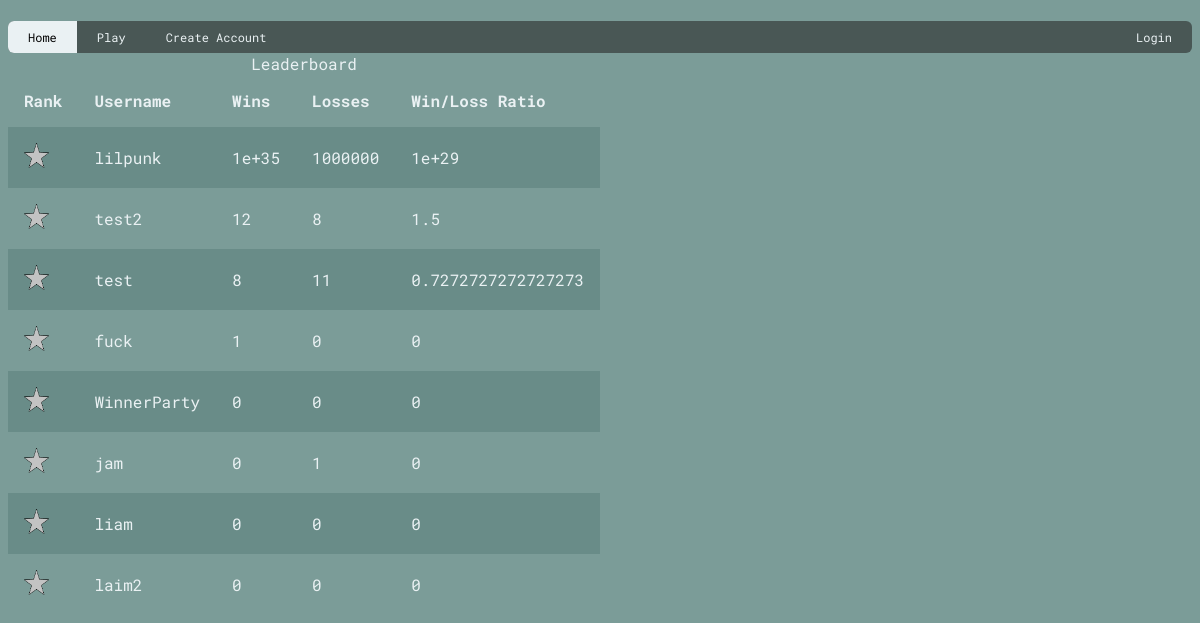
Before: / with the older database file.
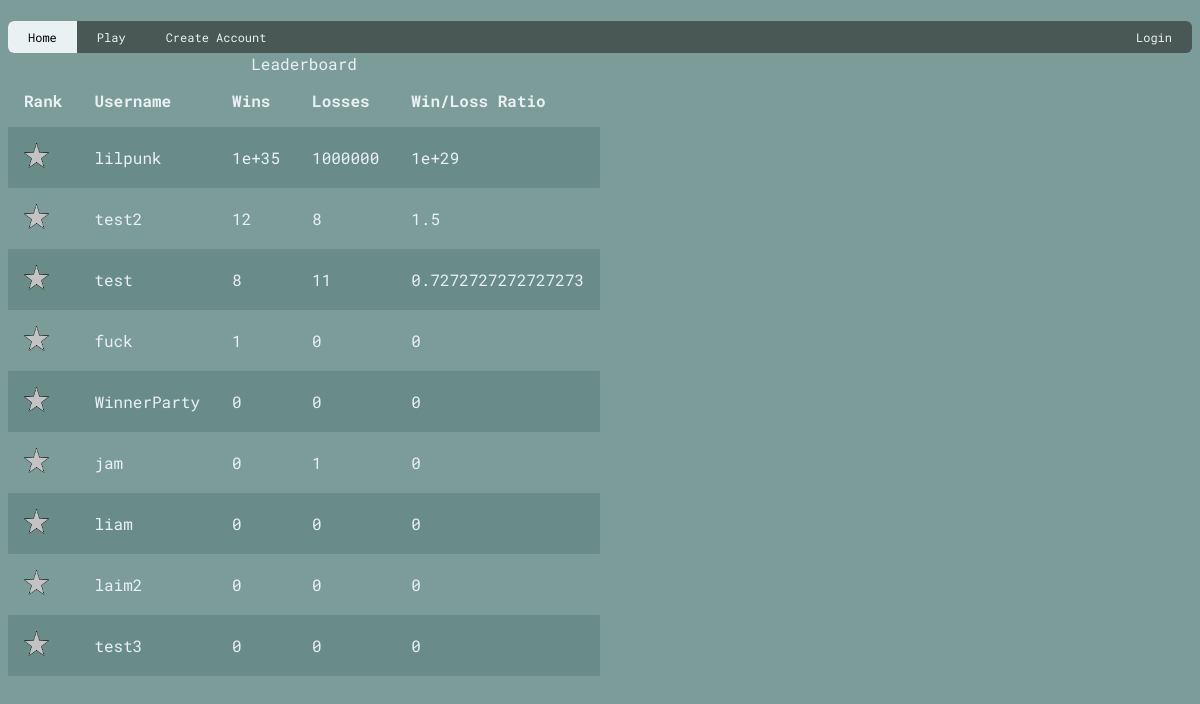
After: the same page with the newer database file.
### models.py (models this page shows)
class users(db.Model):
    __tablename__ = 'user'
    userId = db.Column(db.Integer, primary_key = True)
    username = db.Column(db.String)
    password = db.Column(db.String)
    gamesWon = db.Column(db.Integer)
    gamesLost = db.Column(db.Integer)
    sessionId = db.Column(db.Integer)

### main.py (the view)
@app.route('/')
def home():
    users = (models.users.query.order_by(models.users.gamesWon.desc()).all())
    length = len(users)
    upper_split = int((length/100) * 20)
    lower_split = int((length/100) * 70)
    upper_quart = users[:(upper_split)]
    middle_quart = users[(upper_split):(lower_split)]
    lower_quart = users[(lower_split):]
    print(upper_quart, middle_quart, lower_quart)
    upper_users = models.user_to_picture.query.filter(models.user_to_picture.userId == upper_quart)
    upper_users.pictureRef = 1
    db.session.commit()
    return render_template('home.html', users=users)

### main.py (called while the page is built)
@app.context_processor
def add_current_user(): # function to create a user session
    if session.get('user'): # if there is user session
        return dict(current_user = models.users.query.get(session['user']))
    return dict(current_user = None)

### templates/home.html
{% extends 'layout.html' %}
{% block body %}
<table>
    <caption>Leaderboard</caption>
    <tr>
        <th>Rank</th>
        <th>Username</th>
        <th>Wins</th>
        <th>Losses</th>
        <th>Win/Loss Ratio</th>
    </tr>
    {% for user in users %}
        <tr>
            <td><img src="/static/ranks/silver.png" style="width:25px;height:25px"></td>
            <td>{{user.username}}</td>
            <td>{{user.gamesWon}}</td>
            <td>{{user.gamesLost}}</td>
            {% if user.gamesWon > 0 and user.gamesLost > 0 %}
                <td>{{user.gamesWon / user.gamesLost}}</td>
            {% else %}
                <td>0</td>
            {% endif %}
        </tr>
    {%endfor%}
</table>
{% endblock body %}

### templates/layout.html (shortened to what this page needs)
{% macro nav_item(text, url, extra_class) %}
<a href="{{ url }}" class="{{ extra_class }} {% if request.path == url %}active{% endif %}">{{ text }}</a>
{% endmacro %}
<!DOCTYPE html>
<html lang = 'en'>
<head>
    <link rel = 'stylesheet' href = '/static/css/style.css'>
</head>
<body>
    <div class = 'navbar' id = 'topnav'>
        {{ nav_item('Home', '/') }}
        {{ nav_item('Play', '/play')}}
        {{ nav_item('Create Account', '/createaccount') }}
        <lgn>
            {% if current_user %}
                <txt>{{('Logged in as {}'.format(current_user.username)) }}</txt>
                {{ nav_item('Logout', '/logout') }}
            {% else %}
            {{ nav_item('Login', '/login') }}
            {% endif %}
        </lgn>
    </div>
    <div class="content">
        {% block body %}
        {% endblock body %}
    </div>
</body>
</html>

### static/css/style.css (style rules this page uses)
:root { --c1: #7b9c98; --c2: #eaf1f3; --c3: #495755; --c4: 'Roboto Mono'; --c5: #698c88; }
.navbar { background-color: var(--c3); }
html { font-family: var(--c4); color: var(--c2); }
a { color: var(--c2) }
body { background-color: var(--c1); }
table { border-collapse: collapse; border-spacing: 0; width: 25%; }
th, td { text-align: left; padding: 16px; }
tr:nth-child(even) { background-color: var(--c5); }
.navbar { background-color: var(--c3); overflow: hidden; border-radius: 6px; }
.navbar a { float: left; display: block; color: var(--c2); text-align: center; padding: 8px 20px; text-decoration: none; font-size: 12px; }
.navbar a.active { background-color: var(--c2); color: black; }
lgn { float: right; }

Changed rows visible on the page:
added users: username "test3", gamesWon "0", gamesLost "0"
